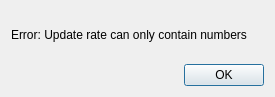
<?xml version="1.0" encoding="UTF-8"?>
<ui version="4.0">
 <class>Dialog</class>
 <widget class="QDialog" name="Dialog">
  <property name="geometry">
   <rect>
    <x>0</x>
    <y>0</y>
    <width>275</width>
    <height>97</height>
   </rect>
  </property>
  <property name="windowTitle">
   <string>Error</string>
  </property>
  <layout class="QGridLayout" name="gridLayout">
   <item row="1" column="1">
    <widget class="QPushButton" name="OKbutton">
     <property name="text">
      <string>OK</string>
     </property>
    </widget>
   </item>
   <item row="1" column="0">
    <spacer name="horizontalSpacer">
     <property name="orientation">
      <enum>Qt::Orientation::Horizontal</enum>
     </property>
     <property name="sizeHint" stdset="0">
      <size>
       <width>40</width>
       <height>20</height>
      </size>
     </property>
    </spacer>
   </item>
   <item row="0" column="0" colspan="2">
    <widget class="QLabel" name="label">
     <property name="text">
      <string>Error: Update rate can only contain numbers</string>
     </property>
    </widget>
   </item>
  </layout>
 </widget>
 <resources/>
 <connections/>
</ui>
